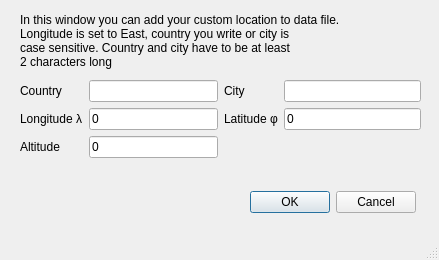
<?xml version="1.0" encoding="UTF-8"?>
<ui version="4.0">
 <class>Options_new_obs</class>
 <widget class="QMainWindow" name="Options_new_obs">
  <property name="geometry">
   <rect>
    <x>0</x>
    <y>0</y>
    <width>439</width>
    <height>260</height>
   </rect>
  </property>
  <property name="windowTitle">
   <string>MainWindow</string>
  </property>
  <widget class="QWidget" name="centralwidget">
   <widget class="QLabel" name="label">
    <property name="geometry">
     <rect>
      <x>20</x>
      <y>10</y>
      <width>401</width>
      <height>61</height>
     </rect>
    </property>
    <property name="text">
     <string>In this window you can add your custom location to data file.
Longitude is set to East, country you write or city is
case sensitive. Country and city have to be at least
2 characters long</string>
    </property>
   </widget>
   <widget class="QWidget" name="horizontalLayoutWidget">
    <property name="geometry">
     <rect>
      <x>20</x>
      <y>80</y>
      <width>401</width>
      <height>101</height>
     </rect>
    </property>
    <layout class="QHBoxLayout" name="horizontalLayout_3">
     <item>
      <layout class="QFormLayout" name="formLayout">
       <item row="0" column="0">
        <widget class="QLabel" name="label_2">
         <property name="text">
          <string>Country</string>
         </property>
        </widget>
       </item>
       <item row="0" column="1">
        <widget class="QLineEdit" name="co">
         <property name="text">
          <string/>
         </property>
         <property name="maxLength">
          <number>30</number>
         </property>
        </widget>
       </item>
       <item row="1" column="0">
        <widget class="QLabel" name="label_4">
         <property name="text">
          <string>Longitude λ</string>
         </property>
        </widget>
       </item>
       <item row="1" column="1">
        <widget class="QLineEdit" name="lo">
         <property name="inputMethodHints">
          <set>Qt::ImhNone</set>
         </property>
         <property name="text">
          <string>0</string>
         </property>
        </widget>
       </item>
       <item row="2" column="0">
        <widget class="QLabel" name="label_6">
         <property name="text">
          <string>Altitude</string>
         </property>
        </widget>
       </item>
       <item row="2" column="1">
        <widget class="QLineEdit" name="al">
         <property name="inputMethodHints">
          <set>Qt::ImhNone</set>
         </property>
         <property name="text">
          <string>0</string>
         </property>
        </widget>
       </item>
      </layout>
     </item>
     <item>
      <layout class="QFormLayout" name="formLayout_2">
       <item row="0" column="0">
        <widget class="QLabel" name="label_3">
         <property name="text">
          <string>City</string>
         </property>
        </widget>
       </item>
       <item row="0" column="1">
        <widget class="QLineEdit" name="ci">
         <property name="maxLength">
          <number>30</number>
         </property>
        </widget>
       </item>
       <item row="1" column="0">
        <widget class="QLabel" name="label_5">
         <property name="text">
          <string>Latitude φ</string>
         </property>
        </widget>
       </item>
       <item row="1" column="1">
        <widget class="QLineEdit" name="la">
         <property name="inputMethodHints">
          <set>Qt::ImhNone</set>
         </property>
         <property name="text">
          <string>0</string>
         </property>
        </widget>
       </item>
      </layout>
     </item>
    </layout>
   </widget>
   <widget class="QDialogButtonBox" name="buttonBox">
    <property name="geometry">
     <rect>
      <x>250</x>
      <y>190</y>
      <width>166</width>
      <height>25</height>
     </rect>
    </property>
    <property name="standardButtons">
     <set>QDialogButtonBox::Cancel|QDialogButtonBox::Ok</set>
    </property>
   </widget>
  </widget>
  <widget class="QMenuBar" name="menubar">
   <property name="geometry">
    <rect>
     <x>0</x>
     <y>0</y>
     <width>439</width>
     <height>22</height>
    </rect>
   </property>
  </widget>
  <widget class="QStatusBar" name="statusbar"/>
 </widget>
 <resources/>
 <connections/>
</ui>
